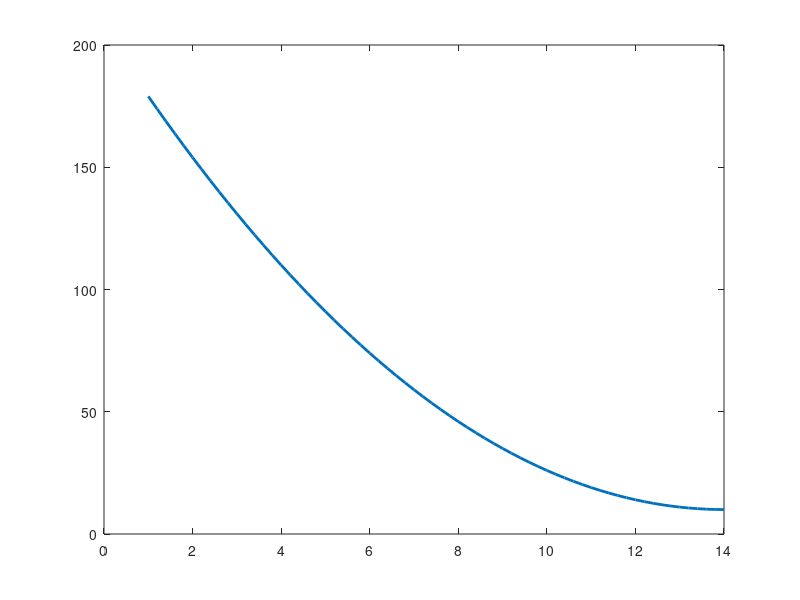

This figure's MATLAB source: (Note: this script raises an error after producing the figure.)
%% Objects that are Axes Properties
% Instructions are in the task pane to the left. Complete and submit each task one at a time.
% This code sets up the activity.
rng(123)
x = (1:13) + rand(1,13);
y = 10+(x-14).^2 - 5*randn(1,13);
xModel = 1:0.2:14;
yModel = 10 + (xModel-14).^2;
fig = figure;
lp = plot(xModel,yModel,"LineWidth",2);
hold on
sp = scatter(x,y,2*y,"filled","MarkerFaceAlpha",0.6,"MarkerEdgeColor",lp.Color);
xlabel("Time (seconds)")
ylabel("Size (mm)")
title("Results of a Very Scientific Experiment")
ax = gca;
%% Task 1
ax.FontName="Georgia"
%% Task 2
xLab=ax.XLabel
%% Task 3
xLab.FontName="Garamond"
%% Task 4
yLab=ax.YLabel
yLab.FontName="Garamond"
%% Task 5
ax.YLabel.FontSize=13
%% Task 6
xAx=ax.XAxis
%% Task 7
xAx.TickDirection="out"
%% Task 8
xAx.FontName="Courier"